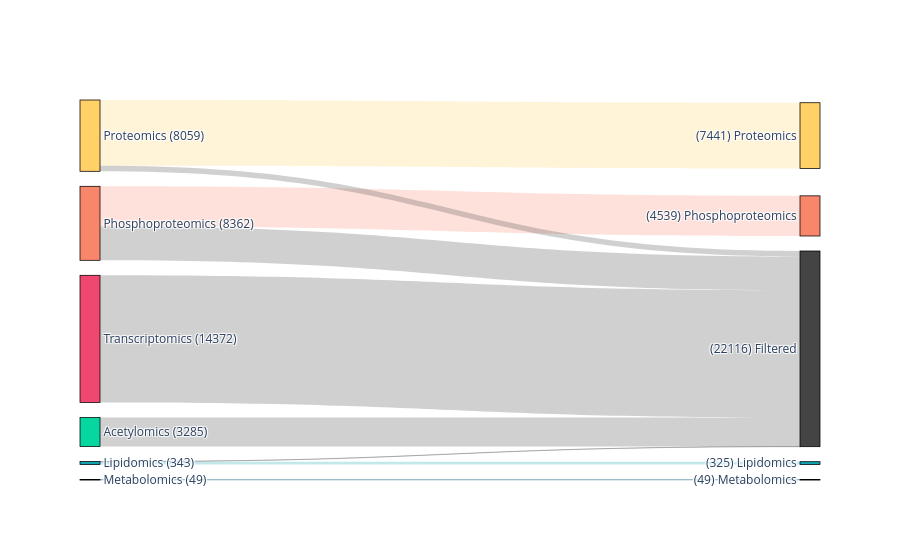

The code cell stored with this chart in its notebook:
### Markdown cell above
### NPM1 vs. WT
#### Black patients

### Code cell
# select the sample columns
# WT
wt_cols = meta.filter(
    (pl.col("Race") == "Black")
    & ~pl.col("NPM1")
    & ~pl.col("FLT3_ITD")
    & ~pl.col("IDH1+IDH2")
    & ~pl.col("NRAS")
)["Sample"].to_list()
print(f"{wt_cols=}")
# NPM1
mut_cols = meta.filter(
    (pl.col("Race") == "Black")
    & pl.col("NPM1")
    & ~pl.col("FLT3_ITD")
    & ~pl.col("IDH1+IDH2")
    & ~pl.col("NRAS")
)["Sample"].to_list()
print(f"{mut_cols=}")

# save the sample columns
with open(os.path.join(CACHE_DIR, "B_NPM1-WT_cols.pkl"), "wb") as pf:
    pickle.dump((wt_cols, mut_cols), pf)

# subset the omics data
subset = select_subset(combined, wt_cols, mut_cols)

# save the subset to file
subset.write_ipc(os.path.join(CACHE_DIR, "B_NPM1-WT.arrow"))

# display
display(subset)

# report on the number of features in each block
subset.group_by("Block").len().sort("len", descending=True)

# plot feature counts before/after subsetting
plot_filtered_feature_counts(
    combined,
    subset,
    figname=os.path.join(FIGURE_DIR, "block-feature-counts_B_NPM1-WT.png")
)

### Figure 1 — Plotly figure (JSON) as saved in the notebook; plotly's stock layout.template omitted (floating-point values rounded to 4 significant figures)
{"data": [{"arrangement": "freeform", "link": {"color": ["rgba(68, 68, 68, 0.25)", "rgba(247, 134, 107, 0.25)", "rgba(68, 68, 68, 0.25)", "rgba(255, 209, 102, 0.25)", "rgba(68, 68, 68, 0.25)", "rgba(68, 68, 68, 0.25)", "rgba(17, 162, 178, 0.25)", "rgba(68, 68, 68, 0.25)", "rgba(11, 101, 132, 0.25)", "rgba(68, 68, 68, 0.25)"], "source": [0, 2, 2, 4, 4, 6, 8, 8, 10, 10], "target": [12, 3, 12, 5, 12, 12, 9, 12, 11, 12], "value": [14372, 4539, 3823, 7441, 618, 3285, 325, 18, 49, 0]}, "node": {"color": ["#EF476F", "#EF476F", "#F7866B", "#F7866B", "#FFD166", "#FFD166", "#06D6A0", "#06D6A0", "#11A2B2", "#11A2B2", "#0B6584", "#0B6584", "#444444"], "label": ["Transcriptomics (14372)", "(0) Transcriptomics", "Phosphoproteomics (8362)", "(4539) Phosphoproteomics", "Proteomics (8059)", "(7441) Proteomics", "Acetylomics (3285)", "(0) Acetylomics", "Lipidomics (343)", "(325) Lipidomics", "Metabolomics (49)", "(49) Metabolomics", "(22116) Filtered"], "line": {"color": "black", "width": 0.75}, "pad": 15, "thickness": 20}, "type": "sankey"}], "layout": {}}
